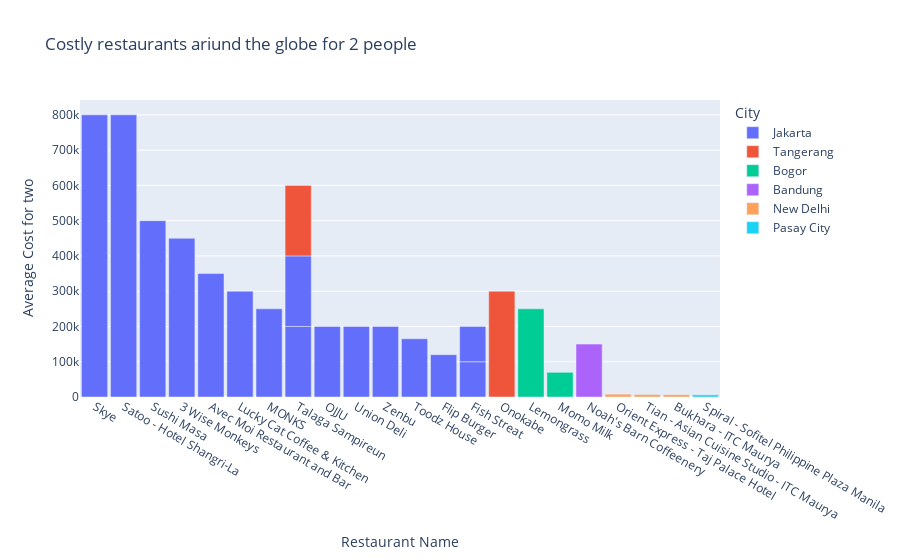

The cell this chart's notebook holds for it:
### Code cell
fig=px.bar(costly_zomato,
           x="Restaurant Name",
           color="City",
           y="Average Cost for two",
           title="Costly restaurants ariund the globe for 2 people")
fig.update_layout(bargap=0.1)
fig.show()

### Figure 1 — Plotly figure (JSON) as saved in the notebook; plotly's stock layout.template omitted (floating-point values rounded to 4 significant figures)
{"data": [{"alignmentgroup": "True", "hovertemplate": "City=Jakarta<br>Restaurant Name=%{x}<br>Average Cost for two=%{y}<extra></extra>", "legendgroup": "Jakarta", "marker": {"color": "#636efa", "pattern": {"shape": ""}}, "name": "Jakarta", "offsetgroup": "Jakarta", "orientation": "v", "showlegend": true, "textposition": "auto", "type": "bar", "x": ["Skye", "Satoo - Hotel Shangri-La", "Sushi Masa", "3 Wise Monkeys", "Avec Moi Restaurant and Bar", "Lucky Cat Coffee & Kitchen", "MONKS", "Talaga Sampireun", "OJJU", "Union Deli", "Zenbu", "Talaga Sampireun", "Toodz House", "Flip Burger", "Fish Streat", "Fish Streat"], "xaxis": "x", "y": [800000, 800000, 500000, 450000, 350000, 300000, 250000, 200000, 200000, 200000, 200000, 200000, 165000, 120000, 100000, 100000], "yaxis": "y"}, {"alignmentgroup": "True", "hovertemplate": "City=Tangerang<br>Restaurant Name=%{x}<br>Average Cost for two=%{y}<extra></extra>", "legendgroup": "Tangerang", "marker": {"color": "#EF553B", "pattern": {"shape": ""}}, "name": "Tangerang", "offsetgroup": "Tangerang", "orientation": "v", "showlegend": true, "textposition": "auto", "type": "bar", "x": ["Onokabe", "Talaga Sampireun"], "xaxis": "x", "y": [300000, 200000], "yaxis": "y"}, {"alignmentgroup": "True", "hovertemplate": "City=Bogor<br>Restaurant Name=%{x}<br>Average Cost for two=%{y}<extra></extra>", "legendgroup": "Bogor", "marker": {"color": "#00cc96", "pattern": {"shape": ""}}, "name": "Bogor", "offsetgroup": "Bogor", "orientation": "v", "showlegend": true, "textposition": "auto", "type": "bar", "x": ["Lemongrass", "Momo Milk"], "xaxis": "x", "y": [250000, 70000], "yaxis": "y"}, {"alignmentgroup": "True", "hovertemplate": "City=Bandung<br>Restaurant Name=%{x}<br>Average Cost for two=%{y}<extra></extra>", "legendgroup": "Bandung", "marker": {"color": "#ab63fa", "pattern": {"shape": ""}}, "name": "Bandung", "offsetgroup": "Bandung", "orientation": "v", "showlegend": true, "textposition": "auto", "type": "bar", "x": ["Noah's Barn Coffeenery"], "xaxis": "x", "y": [150000], "yaxis": "y"}, {"alignmentgroup": "True", "hovertemplate": "City=New Delhi<br>Restaurant Name=%{x}<br>Average Cost for two=%{y}<extra></extra>", "legendgroup": "New Delhi", "marker": {"color": "#FFA15A", "pattern": {"shape": ""}}, "name": "New Delhi", "offsetgroup": "New Delhi", "orientation": "v", "showlegend": true, "textposition": "auto", "type": "bar", "x": ["Orient Express - Taj Palace Hotel", "Tian - Asian Cuisine Studio - ITC Maurya", "Bukhara - ITC Maurya"], "xaxis": "x", "y": [8000, 7000, 6500], "yaxis": "y"}, {"alignmentgroup": "True", "hovertemplate": "City=Pasay City<br>Restaurant Name=%{x}<br>Average Cost for two=%{y}<extra></extra>", "legendgroup": "Pasay City", "marker": {"color": "#19d3f3", "pattern": {"shape": ""}}, "name": "Pasay City", "offsetgroup": "Pasay City", "orientation": "v", "showlegend": true, "textposition": "auto", "type": "bar", "x": ["Spiral - Sofitel Philippine Plaza Manila"], "xaxis": "x", "y": [6000], "yaxis": "y"}], "layout": {"autosize": true, "bargap": 0.1, "barmode": "relative", "legend": {"title": {"text": "City"}, "tracegroupgap": 0}, "title": {"text": "Costly restaurants ariund the globe for 2 people"}, "xaxis": {"anchor": "y", "autorange": true, "domain": [0, 1], "range": [-0.5, 21.5], "title": {"text": "Restaurant Name"}, "type": "category"}, "yaxis": {"anchor": "x", "autorange": true, "domain": [0, 1], "range": [0, 842100.0], "title": {"text": "Average Cost for two"}, "type": "linear"}}}
